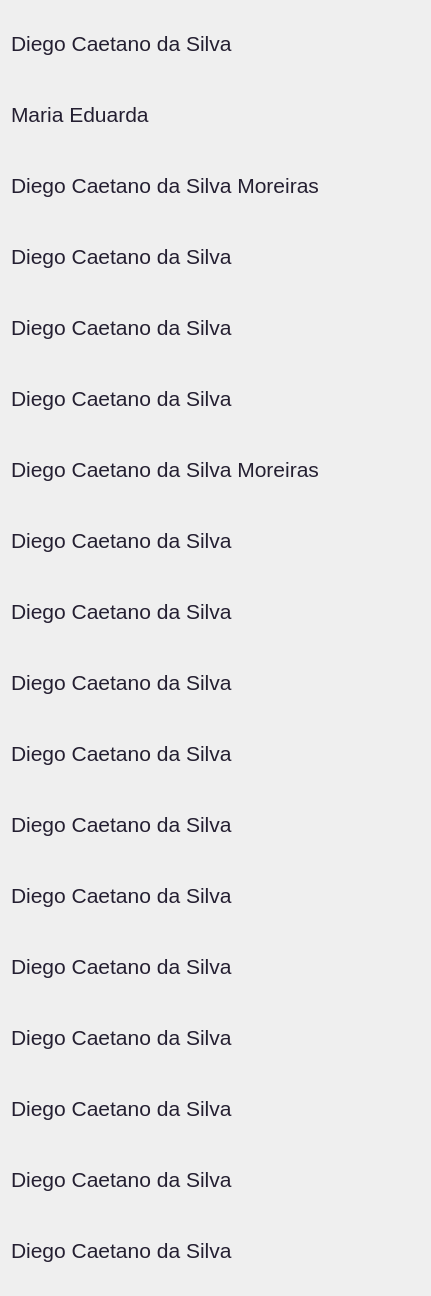
    <widget class="QWidget" name="FilterToLetter_scroll_2">
     <property name="geometry">
      <rect>
       <x>0</x>
       <y>0</y>
       <width>431</width>
       <height>1296</height>
      </rect>
     </property>
     <layout class="QVBoxLayout" name="verticalLayout">
      <item>
       <widget class="QPushButton" name="pushButton_3">
        <property name="sizePolicy">
         <sizepolicy hsizetype="Minimum" vsizetype="Minimum">
          <horstretch>0</horstretch>
          <verstretch>0</verstretch>
         </sizepolicy>
        </property>
        <property name="font">
         <font>
          <pointsize>16</pointsize>
         </font>
        </property>
        <property name="cursor">
         <cursorShape>PointingHandCursor</cursorShape>
        </property>
        <property name="mouseTracking">
         <bool>false</bool>
        </property>
        <property name="styleSheet">
         <string notr="true">width: 100%;
height: 65px;
border: none;

text-align: left; 

color: #241f31;</string>
        </property>
        <property name="text">
         <string>Diego Caetano da Silva</string>
        </property>
        <property name="icon">
         <iconset resource="assets.qrc">
          <normaloff>:/assets/assets/p-circle.svg</normaloff>:/assets/assets/p-circle.svg</iconset>
        </property>
        <property name="iconSize">
         <size>
          <width>50</width>
          <height>50</height>
         </size>
        </property>
        <property name="checkable">
         <bool>false</bool>
        </property>
        <property name="autoExclusive">
         <bool>false</bool>
        </property>
        <property name="autoDefault">
         <bool>false</bool>
        </property>
        <property name="default">
         <bool>false</bool>
        </property>
        <property name="flat">
         <bool>false</bool>
        </property>
       </widget>
      </item>
      <item>
       <widget class="QPushButton" name="pushButton_20">
        <property name="sizePolicy">
         <sizepolicy hsizetype="Minimum" vsizetype="Minimum">
          <horstretch>0</horstretch>
          <verstretch>0</verstretch>
         </sizepolicy>
        </property>
        <property name="font">
         <font>
          <pointsize>16</pointsize>
         </font>
        </property>
        <property name="cursor">
         <cursorShape>PointingHandCursor</cursorShape>
        </property>
        <property name="mouseTracking">
         <bool>false</bool>
        </property>
        <property name="styleSheet">
         <string notr="true">width: 100%;
height: 65px;
border: none;

text-align: left; 

color: #241f31;</string>
        </property>
        <property name="text">
         <string>Maria Eduarda</string>
        </property>
        <property name="icon">
         <iconset resource="assets.qrc">
          <normaloff>:/assets/assets/p-circle.svg</normaloff>:/assets/assets/p-circle.svg</iconset>
        </property>
        <property name="iconSize">
         <size>
          <width>50</width>
          <height>50</height>
         </size>
        </property>
        <property name="checkable">
         <bool>false</bool>
        </property>
        <property name="autoExclusive">
         <bool>false</bool>
        </property>
        <property name="autoDefault">
         <bool>false</bool>
        </property>
        <property name="default">
         <bool>false</bool>
        </property>
        <property name="flat">
         <bool>false</bool>
        </property>
       </widget>
      </item>
      <item>
       <widget class="QPushButton" name="pushButton_19">
        <property name="sizePolicy">
         <sizepolicy hsizetype="Minimum" vsizetype="Minimum">
          <horstretch>0</horstretch>
          <verstretch>0</verstretch>
         </sizepolicy>
        </property>
        <property name="font">
         <font>
          <pointsize>16</pointsize>
         </font>
        </property>
        <property name="cursor">
         <cursorShape>PointingHandCursor</cursorShape>
        </property>
        <property name="mouseTracking">
         <bool>false</bool>
        </property>
        <property name="styleSheet">
         <string notr="true">width: 100%;
height: 65px;
border: none;

text-align: left; 

color: #241f31;</string>
        </property>
        <property name="text">
         <string>Diego Caetano da Silva Moreiras</string>
        </property>
        <property name="icon">
         <iconset resource="assets.qrc">
          <normaloff>:/assets/assets/p-circle.svg</normaloff>:/assets/assets/p-circle.svg</iconset>
        </property>
        <property name="iconSize">
         <size>
          <width>50</width>
          <height>50</height>
         </size>
        </property>
        <property name="checkable">
         <bool>false</bool>
        </property>
        <property name="autoExclusive">
         <bool>false</bool>
        </property>
        <property name="autoDefault">
         <bool>false</bool>
        </property>
        <property name="default">
         <bool>false</bool>
        </property>
        <property name="flat">
         <bool>false</bool>
        </property>
       </widget>
      </item>
      <item>
       <widget class="QPushButton" name="pushButton_18">
        <property name="sizePolicy">
         <sizepolicy hsizetype="Minimum" vsizetype="Minimum">
          <horstretch>0</horstretch>
          <verstretch>0</verstretch>
         </sizepolicy>
        </property>
        <property name="font">
         <font>
          <pointsize>16</pointsize>
         </font>
        </property>
        <property name="cursor">
         <cursorShape>PointingHandCursor</cursorShape>
        </property>
        <property name="mouseTracking">
         <bool>false</bool>
        </property>
        <property name="styleSheet">
         <string notr="true">width: 100%;
height: 65px;
border: none;

text-align: left; 

color: #241f31;</string>
        </property>
        <property name="text">
         <string>Diego Caetano da Silva</string>
        </property>
        <property name="icon">
         <iconset resource="assets.qrc">
          <normaloff>:/assets/assets/p-circle.svg</normaloff>:/assets/assets/p-circle.svg</iconset>
        </property>
        <property name="iconSize">
         <size>
          <width>50</width>
          <height>50</height>
         </size>
        </property>
        <property name="checkable">
         <bool>false</bool>
        </property>
        <property name="autoExclusive">
         <bool>false</bool>
        </property>
        <property name="autoDefault">
         <bool>false</bool>
        </property>
        <property name="default">
         <bool>false</bool>
        </property>
        <property name="flat">
         <bool>false</bool>
        </property>
       </widget>
      </item>
      <item>
       <widget class="QPushButton" name="pushButton_17">
        <property name="sizePolicy">
         <sizepolicy hsizetype="Minimum" vsizetype="Minimum">
          <horstretch>0</horstretch>
          <verstretch>0</verstretch>
         </sizepolicy>
        </property>
        <property name="font">
         <font>
          <pointsize>16</pointsize>
         </font>
        </property>
        <property name="cursor">
         <cursorShape>PointingHandCursor</cursorShape>
        </property>
        <property name="mouseTracking">
         <bool>false</bool>
        </property>
        <property name="styleSheet">
         <string notr="true">width: 100%;
height: 65px;
border: none;

text-align: left; 

color: #241f31;</string>
        </property>
        <property name="text">
         <string>Diego Caetano da Silva</string>
        </property>
        <property name="icon">
         <iconset resource="assets.qrc">
          <normaloff>:/assets/assets/p-circle.svg</normaloff>:/assets/assets/p-circle.svg</iconset>
        </property>
        <property name="iconSize">
         <size>
          <width>50</width>
          <height>50</height>
         </size>
        </property>
        <property name="checkable">
         <bool>false</bool>
        </property>
        <property name="autoExclusive">
         <bool>false</bool>
        </property>
        <property name="autoDefault">
         <bool>false</bool>
        </property>
        <property name="default">
         <bool>false</bool>
        </property>
        <property name="flat">
         <bool>false</bool>
        </property>
       </widget>
      </item>
      <item>
       <widget class="QPushButton" name="pushButton_16">
        <property name="sizePolicy">
         <sizepolicy hsizetype="Minimum" vsizetype="Minimum">
          <horstretch>0</horstretch>
          <verstretch>0</verstretch>
         </sizepolicy>
        </property>
        <property name="font">
         <font>
          <pointsize>16</pointsize>
         </font>
        </property>
        <property name="cursor">
         <cursorShape>PointingHandCursor</cursorShape>
        </property>
        <property name="mouseTracking">
         <bool>false</bool>
        </property>
        <property name="styleSheet">
         <string notr="true">width: 100%;
height: 65px;
border: none;

text-align: left; 

color: #241f31;</string>
        </property>
        <property name="text">
         <string>Diego Caetano da Silva</string>
        </property>
        <property name="icon">
         <iconset resource="assets.qrc">
          <normaloff>:/assets/assets/p-circle.svg</normaloff>:/assets/assets/p-circle.svg</iconset>
        </property>
        <property name="iconSize">
         <size>
          <width>50</width>
          <height>50</height>
         </size>
        </property>
        <property name="checkable">
         <bool>false</bool>
        </property>
        <property name="autoExclusive">
         <bool>false</bool>
        </property>
        <property name="autoDefault">
         <bool>false</bool>
        </property>
        <property name="default">
         <bool>false</bool>
        </property>
        <property name="flat">
         <bool>false</bool>
        </property>
       </widget>
      </item>
      <item>
       <widget class="QPushButton" name="pushButton_15">
        <property name="sizePolicy">
         <sizepolicy hsizetype="Minimum" vsizetype="Minimum">
          <horstretch>0</horstretch>
          <verstretch>0</verstretch>
         </sizepolicy>
        </property>
        <property name="font">
         <font>
          <pointsize>16</pointsize>
         </font>
        </property>
        <property name="cursor">
         <cursorShape>PointingHandCursor</cursorShape>
        </property>
        <property name="mouseTracking">
         <bool>false</bool>
        </property>
        <property name="styleSheet">
         <string notr="true">width: 100%;
height: 65px;
border: none;

text-align: left; 

color: #241f31;</string>
        </property>
        <property name="text">
         <string>Diego Caetano da Silva Moreiras</string>
        </property>
        <property name="icon">
         <iconset resource="assets.qrc">
          <normaloff>:/assets/assets/p-circle.svg</normaloff>:/assets/assets/p-circle.svg</iconset>
        </property>
        <property name="iconSize">
         <size>
          <width>50</width>
          <height>50</height>
         </size>
        </property>
        <property name="checkable">
         <bool>false</bool>
        </property>
        <property name="autoExclusive">
         <bool>false</bool>
        </property>
        <property name="autoDefault">
         <bool>false</bool>
        </property>
        <property name="default">
         <bool>false</bool>
        </property>
        <property name="flat">
         <bool>false</bool>
        </property>
       </widget>
      </item>
      <item>
       <widget class="QPushButton" name="pushButton_14">
        <property name="sizePolicy">
         <sizepolicy hsizetype="Minimum" vsizetype="Minimum">
          <horstretch>0</horstretch>
          <verstretch>0</verstretch>
         </sizepolicy>
        </property>
        <property name="font">
         <font>
          <pointsize>16</pointsize>
         </font>
        </property>
        <property name="cursor">
         <cursorShape>PointingHandCursor</cursorShape>
        </property>
        <property name="mouseTracking">
         <bool>false</bool>
        </property>
        <property name="styleSheet">
         <string notr="true">width: 100%;
height: 65px;
border: none;

text-align: left; 

color: #241f31;</string>
        </property>
        <property name="text">
         <string>Diego Caetano da Silva</string>
        </property>
        <property name="icon">
         <iconset resource="assets.qrc">
          <normaloff>:/assets/assets/p-circle.svg</normaloff>:/assets/assets/p-circle.svg</iconset>
        </property>
        <property name="iconSize">
         <size>
          <width>50</width>
          <height>50</height>
         </size>
        </property>
        <property name="checkable">
         <bool>false</bool>
        </property>
        <property name="autoExclusive">
         <bool>false</bool>
        </property>
        <property name="autoDefault">
         <bool>false</bool>
        </property>
        <property name="default">
         <bool>false</bool>
        </property>
        <property name="flat">
         <bool>false</bool>
        </property>
       </widget>
      </item>
      <item>
       <widget class="QPushButton" name="pushButton_13">
        <property name="sizePolicy">
         <sizepolicy hsizetype="Minimum" vsizetype="Minimum">
          <horstretch>0</horstretch>
          <verstretch>0</verstretch>
         </sizepolicy>
        </property>
        <property name="font">
         <font>
          <pointsize>16</pointsize>
         </font>
        </property>
        <property name="cursor">
         <cursorShape>PointingHandCursor</cursorShape>
        </property>
        <property name="mouseTracking">
         <bool>false</bool>
        </property>
        <property name="styleSheet">
         <string notr="true">width: 100%;
height: 65px;
border: none;

text-align: left; 

color: #241f31;</string>
        </property>
        <property name="text">
         <string>Diego Caetano da Silva</string>
        </property>
        <property name="icon">
         <iconset resource="assets.qrc">
          <normaloff>:/assets/assets/p-circle.svg</normaloff>:/assets/assets/p-circle.svg</iconset>
        </property>
        <property name="iconSize">
         <size>
          <width>50</width>
          <height>50</height>
         </size>
        </property>
        <property name="checkable">
         <bool>false</bool>
        </property>
        <property name="autoExclusive">
         <bool>false</bool>
        </property>
        <property name="autoDefault">
         <bool>false</bool>
        </property>
        <property name="default">
         <bool>false</bool>
        </property>
        <property name="flat">
         <bool>false</bool>
        </property>
       </widget>
      </item>
      <item>
       <widget class="QPushButton" name="pushButton_12">
        <property name="sizePolicy">
         <sizepolicy hsizetype="Minimum" vsizetype="Minimum">
          <horstretch>0</horstretch>
          <verstretch>0</verstretch>
         </sizepolicy>
        </property>
        <property name="font">
         <font>
          <pointsize>16</pointsize>
         </font>
        </property>
        <property name="cursor">
         <cursorShape>PointingHandCursor</cursorShape>
        </property>
        <property name="mouseTracking">
         <bool>false</bool>
        </property>
        <property name="styleSheet">
         <string notr="true">width: 100%;
height: 65px;
border: none;

text-align: left; 

color: #241f31;</string>
        </property>
        <property name="text">
         <string>Diego Caetano da Silva</string>
        </property>
        <property name="icon">
         <iconset resource="assets.qrc">
          <normaloff>:/assets/assets/p-circle.svg</normaloff>:/assets/assets/p-circle.svg</iconset>
        </property>
        <property name="iconSize">
         <size>
          <width>50</width>
          <height>50</height>
         </size>
        </property>
        <property name="checkable">
         <bool>false</bool>
        </property>
        <property name="autoExclusive">
         <bool>false</bool>
        </property>
        <property name="autoDefault">
         <bool>false</bool>
        </property>
        <property name="default">
         <bool>false</bool>
        </property>
        <property name="flat">
         <bool>false</bool>
        </property>
       </widget>
      </item>
      <item>
       <widget class="QPushButton" name="pushButton_11">
        <property name="sizePolicy">
         <sizepolicy hsizetype="Minimum" vsizetype="Minimum">
          <horstretch>0</horstretch>
          <verstretch>0</verstretch>
         </sizepolicy>
        </property>
        <property name="font">
         <font>
          <pointsize>16</pointsize>
         </font>
        </property>
        <property name="cursor">
         <cursorShape>PointingHandCursor</cursorShape>
        </property>
        <property name="mouseTracking">
         <bool>false</bool>
        </property>
        <property name="styleSheet">
         <string notr="true">width: 100%;
height: 65px;
border: none;

text-align: left; 

color: #241f31;</string>
        </property>
        <property name="text">
         <string>Diego Caetano da Silva</string>
        </property>
        <property name="icon">
         <iconset resource="assets.qrc">
          <normaloff>:/assets/assets/p-circle.svg</normaloff>:/assets/assets/p-circle.svg</iconset>
        </property>
        <property name="iconSize">
         <size>
          <width>50</width>
          <height>50</height>
         </size>
        </property>
        <property name="checkable">
         <bool>false</bool>
        </property>
        <property name="autoExclusive">
         <bool>false</bool>
        </property>
        <property name="autoDefault">
         <bool>false</bool>
        </property>
        <property name="default">
         <bool>false</bool>
        </property>
        <property name="flat">
         <bool>false</bool>
        </property>
       </widget>
      </item>
      <item>
       <widget class="QPushButton" name="pushButton_10">
        <property name="sizePolicy">
         <sizepolicy hsizetype="Minimum" vsizetype="Minimum">
          <horstretch>0</horstretch>
          <verstretch>0</verstretch>
         </sizepolicy>
        </property>
        <property name="font">
         <font>
          <pointsize>16</pointsize>
         </font>
        </property>
        <property name="cursor">
         <cursorShape>PointingHandCursor</cursorShape>
        </property>
        <property name="mouseTracking">
         <bool>false</bool>
        </property>
        <property name="styleSheet">
         <string notr="true">width: 100%;
height: 65px;
border: none;

text-align: left; 

color: #241f31;</string>
        </property>
        <property name="text">
         <string>Diego Caetano da Silva</string>
        </property>
        <property name="icon">
         <iconset resource="assets.qrc">
          <normaloff>:/assets/assets/p-circle.svg</normaloff>:/assets/assets/p-circle.svg</iconset>
        </property>
        <property name="iconSize">
         <size>
          <width>50</width>
          <height>50</height>
         </size>
        </property>
        <property name="checkable">
         <bool>false</bool>
        </property>
        <property name="autoExclusive">
         <bool>false</bool>
        </property>
        <property name="autoDefault">
         <bool>false</bool>
        </property>
        <property name="default">
         <bool>false</bool>
        </property>
        <property name="flat">
         <bool>false</bool>
        </property>
       </widget>
      </item>
      <item>
       <widget class="QPushButton" name="pushButton_9">
        <property name="sizePolicy">
         <sizepolicy hsizetype="Minimum" vsizetype="Minimum">
          <horstretch>0</horstretch>
          <verstretch>0</verstretch>
         </sizepolicy>
        </property>
        <property name="font">
         <font>
          <pointsize>16</pointsize>
         </font>
        </property>
        <property name="cursor">
         <cursorShape>PointingHandCursor</cursorShape>
        </property>
        <property name="mouseTracking">
         <bool>false</bool>
        </property>
        <property name="styleSheet">
         <string notr="true">width: 100%;
height: 65px;
border: none;

text-align: left; 

color: #241f31;</string>
        </property>
        <property name="text">
         <string>Diego Caetano da Silva</string>
        </property>
        <property name="icon">
         <iconset resource="assets.qrc">
          <normaloff>:/assets/assets/p-circle.svg</normaloff>:/assets/assets/p-circle.svg</iconset>
        </property>
        <property name="iconSize">
         <size>
          <width>50</width>
          <height>50</height>
         </size>
        </property>
        <property name="checkable">
         <bool>false</bool>
        </property>
        <property name="autoExclusive">
         <bool>false</bool>
        </property>
        <property name="autoDefault">
         <bool>false</bool>
        </property>
        <property name="default">
         <bool>false</bool>
        </property>
        <property name="flat">
         <bool>false</bool>
        </property>
       </widget>
      </item>
      <item>
       <widget class="QPushButton" name="pushButton_8">
        <property name="sizePolicy">
         <sizepolicy hsizetype="Minimum" vsizetype="Minimum">
          <horstretch>0</horstretch>
          <verstretch>0</verstretch>
         </sizepolicy>
        </property>
        <property name="font">
         <font>
          <pointsize>16</pointsize>
         </font>
        </property>
        <property name="cursor">
         <cursorShape>PointingHandCursor</cursorShape>
        </property>
        <property name="mouseTracking">
         <bool>false</bool>
        </property>
        <property name="styleSheet">
         <string notr="true">width: 100%;
height: 65px;
border: none;

text-align: left; 

color: #241f31;</string>
        </property>
        <property name="text">
         <string>Diego Caetano da Silva</string>
        </property>
        <property name="icon">
         <iconset resource="assets.qrc">
          <normaloff>:/assets/assets/p-circle.svg</normaloff>:/assets/assets/p-circle.svg</iconset>
        </property>
        <property name="iconSize">
         <size>
          <width>50</width>
          <height>50</height>
         </size>
        </property>
        <property name="checkable">
         <bool>false</bool>
        </property>
        <property name="autoExclusive">
         <bool>false</bool>
        </property>
        <property name="autoDefault">
         <bool>false</bool>
        </property>
        <property name="default">
         <bool>false</bool>
        </property>
        <property name="flat">
         <bool>false</bool>
        </property>
       </widget>
      </item>
      <item>
       <widget class="QPushButton" name="pushButton_7">
        <property name="sizePolicy">
         <sizepolicy hsizetype="Minimum" vsizetype="Minimum">
          <horstretch>0</horstretch>
          <verstretch>0</verstretch>
         </sizepolicy>
        </property>
        <property name="font">
         <font>
          <pointsize>16</pointsize>
         </font>
        </property>
        <property name="cursor">
         <cursorShape>PointingHandCursor</cursorShape>
        </property>
        <property name="mouseTracking">
         <bool>false</bool>
        </property>
        <property name="styleSheet">
         <string notr="true">width: 100%;
height: 65px;
border: none;

text-align: left; 

color: #241f31;</string>
        </property>
        <property name="text">
         <string>Diego Caetano da Silva</string>
        </property>
        <property name="icon">
         <iconset resource="assets.qrc">
          <normaloff>:/assets/assets/p-circle.svg</normaloff>:/assets/assets/p-circle.svg</iconset>
        </property>
        <property name="iconSize">
         <size>
          <width>50</width>
          <height>50</height>
         </size>
        </property>
        <property name="checkable">
         <bool>false</bool>
        </property>
        <property name="autoExclusive">
         <bool>false</bool>
        </property>
        <property name="autoDefault">
         <bool>false</bool>
        </property>
        <property name="default">
         <bool>false</bool>
        </property>
        <property name="flat">
         <bool>false</bool>
        </property>
       </widget>
      </item>
      <item>
       <widget class="QPushButton" name="pushButton_6">
        <property name="sizePolicy">
         <sizepolicy hsizetype="Minimum" vsizetype="Minimum">
          <horstretch>0</horstretch>
          <verstretch>0</verstretch>
         </sizepolicy>
        </property>
        <property name="font">
         <font>
          <pointsize>16</pointsize>
         </font>
        </property>
        <property name="cursor">
         <cursorShape>PointingHandCursor</cursorShape>
        </property>
        <property name="mouseTracking">
         <bool>false</bool>
        </property>
        <property name="styleSheet">
         <string notr="true">width: 100%;
height: 65px;
border: none;

text-align: left; 

color: #241f31;</string>
        </property>
        <property name="text">
         <string>Diego Caetano da Silva</string>
        </property>
        <property name="icon">
         <iconset resource="assets.qrc">
          <normaloff>:/assets/assets/p-circle.svg</normaloff>:/assets/assets/p-circle.svg</iconset>
        </property>
        <property name="iconSize">
         <size>
          <width>50</width>
          <height>50</height>
         </size>
        </property>
        <property name="checkable">
         <bool>false</bool>
        </property>
        <property name="autoExclusive">
         <bool>false</bool>
        </property>
        <property name="autoDefault">
         <bool>false</bool>
        </property>
        <property name="default">
         <bool>false</bool>
        </property>
        <property name="flat">
         <bool>false</bool>
        </property>
       </widget>
      </item>
      <item>
       <widget class="QPushButton" name="pushButton_5">
        <property name="sizePolicy">
         <sizepolicy hsizetype="Minimum" vsizetype="Minimum">
          <horstretch>0</horstretch>
          <verstretch>0</verstretch>
         </sizepolicy>
        </property>
        <property name="font">
         <font>
          <pointsize>16</pointsize>
         </font>
        </property>
        <property name="cursor">
         <cursorShape>PointingHandCursor</cursorShape>
        </property>
        <property name="mouseTracking">
         <bool>false</bool>
        </property>
        <property name="styleSheet">
         <string notr="true">width: 100%;
height: 65px;
border: none;

text-align: left; 

color: #241f31;</string>
        </property>
        <property name="text">
         <string>Diego Caetano da Silva</string>
        </property>
        <property name="icon">
         <iconset resource="assets.qrc">
          <normaloff>:/assets/assets/p-circle.svg</normaloff>:/assets/assets/p-circle.svg</iconset>
        </property>
        <property name="iconSize">
         <size>
          <width>50</width>
          <height>50</height>
         </size>
        </property>
        <property name="checkable">
         <bool>false</bool>
        </property>
        <property name="autoExclusive">
         <bool>false</bool>
        </property>
        <property name="autoDefault">
         <bool>false</bool>
        </property>
        <property name="default">
         <bool>false</bool>
        </property>
        <property name="flat">
         <bool>false</bool>
        </property>
       </widget>
      </item>
      <item>
       <widget class="QPushButton" name="pushButton_4">
        <property name="sizePolicy">
         <sizepolicy hsizetype="Minimum" vsizetype="Minimum">
          <horstretch>0</horstretch>
          <verstretch>0</verstretch>
         </sizepolicy>
        </property>
        <property name="font">
         <font>
          <pointsize>16</pointsize>
         </font>
        </property>
        <property name="cursor">
         <cursorShape>PointingHandCursor</cursorShape>
        </property>
        <property name="mouseTracking">
         <bool>false</bool>
        </property>
        <property name="styleSheet">
         <string notr="true">width: 100%;
height: 65px;
border: none;

text-align: left; 

color: #241f31;</string>
        </property>
        <property name="text">
         <string>Diego Caetano da Silva</string>
        </property>
        <property name="icon">
         <iconset resource="assets.qrc">
          <normaloff>:/assets/assets/p-circle.svg</normaloff>:/assets/assets/p-circle.svg</iconset>
        </property>
        <property name="iconSize">
         <size>
          <width>50</width>
          <height>50</height>
         </size>
        </property>
        <property name="checkable">
         <bool>false</bool>
        </property>
        <property name="autoExclusive">
         <bool>false</bool>
        </property>
        <property name="autoDefault">
         <bool>false</bool>
        </property>
        <property name="default">
         <bool>false</bool>
        </property>
        <property name="flat">
         <bool>false</bool>
        </property>
       </widget>
      </item>
      <item>
       <spacer name="verticalSpacer">
        <property name="orientation">
         <enum>Qt::Vertical</enum>
        </property>
        <property name="sizeHint" stdset="0">
         <size>
          <width>20</width>
          <height>40</height>
         </size>
        </property>
       </spacer>
      </item>
     </layout>
    </widget>
